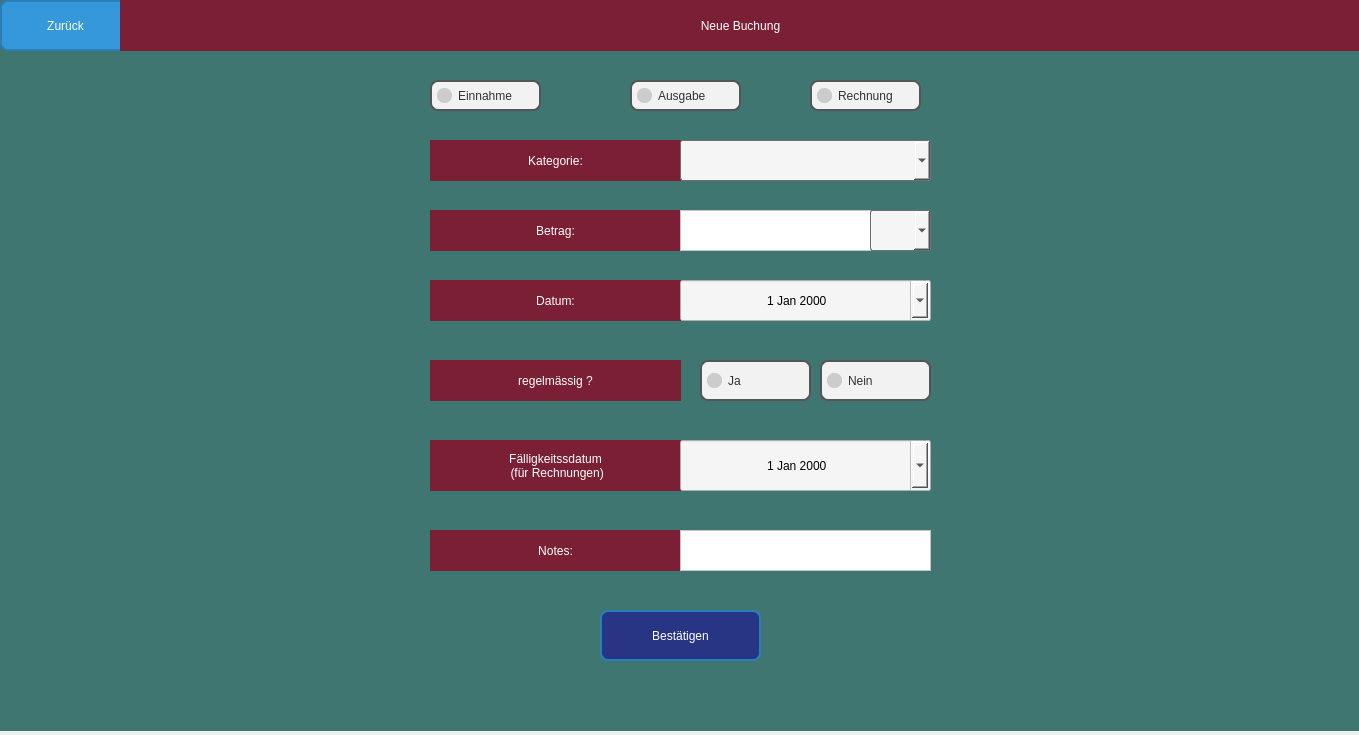
<?xml version="1.0" encoding="UTF-8"?>
<ui version="4.0">
 <class>NeueBuchung</class>
 <widget class="QWidget" name="NeueBuchung">
  <property name="geometry">
   <rect>
    <x>0</x>
    <y>0</y>
    <width>1359</width>
    <height>735</height>
   </rect>
  </property>
  <property name="sizePolicy">
   <sizepolicy hsizetype="Expanding" vsizetype="Expanding">
    <horstretch>0</horstretch>
    <verstretch>0</verstretch>
   </sizepolicy>
  </property>
  <property name="windowTitle">
   <string>Form</string>
  </property>
  <widget class="QLabel" name="label">
   <property name="geometry">
    <rect>
     <x>0</x>
     <y>0</y>
     <width>1361</width>
     <height>731</height>
    </rect>
   </property>
   <property name="styleSheet">
    <string notr="true">background-color: rgb(64, 118, 114);</string>
   </property>
   <property name="inputMethodHints">
    <set>Qt::ImhNone</set>
   </property>
   <property name="text">
    <string/>
   </property>
  </widget>
  <widget class="QLabel" name="Header">
   <property name="geometry">
    <rect>
     <x>120</x>
     <y>0</y>
     <width>1241</width>
     <height>51</height>
    </rect>
   </property>
   <property name="styleSheet">
    <string notr="true">background-color: rgb(122, 31, 52);
font: 600 italic 15pt &quot;Segoe UI&quot;;
color: rgb(255, 255, 255);

</string>
   </property>
   <property name="text">
    <string>Neue Buchung</string>
   </property>
   <property name="alignment">
    <set>Qt::AlignCenter</set>
   </property>
  </widget>
  <widget class="QPushButton" name="pushButtonZurueck">
   <property name="geometry">
    <rect>
     <x>0</x>
     <y>0</y>
     <width>131</width>
     <height>51</height>
    </rect>
   </property>
   <property name="styleSheet">
    <string notr="true">QPushButton {
    background-color: #3498db;
    color: #ffffff;
    font: 600 italic 15pt &quot;Segoe UI&quot;;
    padding: 10px 20px;
    border: 2px solid #2980b9;
    border-radius: 8px;
}

QPushButton:hover {
    background-color: #2980b9;
}

QPushButton:pressed {
    background-color: #1f618d;
}
</string>
   </property>
   <property name="text">
    <string>Zurück</string>
   </property>
  </widget>
  <widget class="QLabel" name="betragText">
   <property name="geometry">
    <rect>
     <x>430</x>
     <y>210</y>
     <width>251</width>
     <height>41</height>
    </rect>
   </property>
   <property name="styleSheet">
    <string notr="true">background-color: rgb(122, 31, 52);
font: 600 italic 15pt &quot;Segoe UI&quot;;
color: rgb(255, 255, 255);
</string>
   </property>
   <property name="text">
    <string>Betrag:</string>
   </property>
   <property name="alignment">
    <set>Qt::AlignCenter</set>
   </property>
  </widget>
  <widget class="QLabel" name="kategorieText">
   <property name="geometry">
    <rect>
     <x>430</x>
     <y>140</y>
     <width>251</width>
     <height>41</height>
    </rect>
   </property>
   <property name="styleSheet">
    <string notr="true">background-color: rgb(122, 31, 52);
font: 600 italic 15pt &quot;Segoe UI&quot;;
color: rgb(255, 255, 255);
</string>
   </property>
   <property name="text">
    <string>Kategorie:</string>
   </property>
   <property name="alignment">
    <set>Qt::AlignCenter</set>
   </property>
  </widget>
  <widget class="QLabel" name="datumText">
   <property name="geometry">
    <rect>
     <x>430</x>
     <y>280</y>
     <width>251</width>
     <height>41</height>
    </rect>
   </property>
   <property name="styleSheet">
    <string notr="true">background-color: rgb(122, 31, 52);
font: 600 italic 15pt &quot;Segoe UI&quot;;
color: rgb(255, 255, 255);
</string>
   </property>
   <property name="text">
    <string>Datum:</string>
   </property>
   <property name="alignment">
    <set>Qt::AlignCenter</set>
   </property>
  </widget>
  <widget class="QLabel" name="regelmaessigText">
   <property name="geometry">
    <rect>
     <x>430</x>
     <y>360</y>
     <width>251</width>
     <height>41</height>
    </rect>
   </property>
   <property name="styleSheet">
    <string notr="true">background-color: rgb(122, 31, 52);
font: 600 italic 15pt &quot;Segoe UI&quot;;
color: rgb(255, 255, 255);
</string>
   </property>
   <property name="text">
    <string>regelmässig ?</string>
   </property>
   <property name="alignment">
    <set>Qt::AlignCenter</set>
   </property>
  </widget>
  <widget class="QLabel" name="notesText">
   <property name="geometry">
    <rect>
     <x>430</x>
     <y>530</y>
     <width>251</width>
     <height>41</height>
    </rect>
   </property>
   <property name="styleSheet">
    <string notr="true">background-color: rgb(122, 31, 52);
font: 600 italic 15pt &quot;Segoe UI&quot;;
color: rgb(255, 255, 255);
</string>
   </property>
   <property name="text">
    <string>Notes:</string>
   </property>
   <property name="alignment">
    <set>Qt::AlignCenter</set>
   </property>
  </widget>
  <widget class="QPushButton" name="pushButtonBestaetigen">
   <property name="geometry">
    <rect>
     <x>600</x>
     <y>610</y>
     <width>161</width>
     <height>51</height>
    </rect>
   </property>
   <property name="styleSheet">
    <string notr="true">QPushButton {

        background-color: rgb(40, 53, 132);
    color: #ffffff;
    font: 600 italic 15pt &quot;Segoe UI&quot;;
    padding: 10px 20px;
    border: 2px solid #2980b9;
    border-radius: 8px;
}

QPushButton:hover {
    background-color: #2c82c9;
}

QPushButton:pressed {
    background-color: #1869ab;
}
</string>
   </property>
   <property name="text">
    <string>Bestätigen</string>
   </property>
  </widget>
  <widget class="QTextEdit" name="betrag">
   <property name="geometry">
    <rect>
     <x>680</x>
     <y>210</y>
     <width>191</width>
     <height>41</height>
    </rect>
   </property>
   <property name="font">
    <font>
     <family>Segoe UI</family>
     <pointsize>15</pointsize>
     <italic>true</italic>
     <fontweight>DemiBold</fontweight>
    </font>
   </property>
   <property name="cursor" stdset="0">
    <cursorShape>IBeamCursor</cursorShape>
   </property>
   <property name="styleSheet">
    <string notr="true">font: 600 italic 15pt &quot;Segoe UI&quot;;
background-color: rgb(255, 255, 255);
color: rgb(0, 0, 0);</string>
   </property>
   <property name="inputMethodHints">
    <set>Qt::ImhMultiLine</set>
   </property>
   <property name="html">
    <string>&lt;!DOCTYPE HTML PUBLIC &quot;-//W3C//DTD HTML 4.0//EN&quot; &quot;http://www.w3.org/TR/REC-html40/strict.dtd&quot;&gt;
&lt;html&gt;&lt;head&gt;&lt;meta name=&quot;qrichtext&quot; content=&quot;1&quot; /&gt;&lt;meta charset=&quot;utf-8&quot; /&gt;&lt;style type=&quot;text/css&quot;&gt;
p, li { white-space: pre-wrap; }
hr { height: 1px; border-width: 0; }
li.unchecked::marker { content: &quot;\2610&quot;; }
li.checked::marker { content: &quot;\2612&quot;; }
&lt;/style&gt;&lt;/head&gt;&lt;body style=&quot; font-family:'Segoe UI'; font-size:15pt; font-weight:600; font-style:italic;&quot;&gt;
&lt;p align=&quot;center&quot; style=&quot;-qt-paragraph-type:empty; margin-top:0px; margin-bottom:0px; margin-left:0px; margin-right:0px; -qt-block-indent:0; text-indent:0px;&quot;&gt;&lt;br /&gt;&lt;/p&gt;&lt;/body&gt;&lt;/html&gt;</string>
   </property>
  </widget>
  <widget class="QTextEdit" name="notes">
   <property name="geometry">
    <rect>
     <x>680</x>
     <y>530</y>
     <width>251</width>
     <height>41</height>
    </rect>
   </property>
   <property name="font">
    <font>
     <family>Segoe UI</family>
     <pointsize>15</pointsize>
     <italic>true</italic>
     <fontweight>DemiBold</fontweight>
    </font>
   </property>
   <property name="cursor" stdset="0">
    <cursorShape>IBeamCursor</cursorShape>
   </property>
   <property name="styleSheet">
    <string notr="true">font: 600 italic 15pt &quot;Segoe UI&quot;;
background-color: rgb(255, 255, 255);
color: rgb(0, 0, 0);</string>
   </property>
   <property name="html">
    <string>&lt;!DOCTYPE HTML PUBLIC &quot;-//W3C//DTD HTML 4.0//EN&quot; &quot;http://www.w3.org/TR/REC-html40/strict.dtd&quot;&gt;
&lt;html&gt;&lt;head&gt;&lt;meta name=&quot;qrichtext&quot; content=&quot;1&quot; /&gt;&lt;meta charset=&quot;utf-8&quot; /&gt;&lt;style type=&quot;text/css&quot;&gt;
p, li { white-space: pre-wrap; }
hr { height: 1px; border-width: 0; }
li.unchecked::marker { content: &quot;\2610&quot;; }
li.checked::marker { content: &quot;\2612&quot;; }
&lt;/style&gt;&lt;/head&gt;&lt;body style=&quot; font-family:'Segoe UI'; font-size:15pt; font-weight:600; font-style:italic;&quot;&gt;
&lt;p align=&quot;center&quot; style=&quot;-qt-paragraph-type:empty; margin-top:0px; margin-bottom:0px; margin-left:0px; margin-right:0px; -qt-block-indent:0; text-indent:0px;&quot;&gt;&lt;br /&gt;&lt;/p&gt;&lt;/body&gt;&lt;/html&gt;</string>
   </property>
  </widget>
  <widget class="QRadioButton" name="radioButtonEinnahme">
   <property name="geometry">
    <rect>
     <x>430</x>
     <y>80</y>
     <width>111</width>
     <height>31</height>
    </rect>
   </property>
   <property name="cursor">
    <cursorShape>PointingHandCursor</cursorShape>
   </property>
   <property name="styleSheet">
    <string notr="true">
QRadioButton {
    padding: 5px;
    border: 2px solid #555;
    border-radius: 8px;
    background-color: #f2f2f2;
    color: #333;
}


QRadioButton:checked {
    background-color: #66bb6a;
    color: white;
}


QRadioButton::indicator {
    width: 15px;
    height: 15px;
    border-radius: 7px;
    background-color: #ccc;
}


QRadioButton::indicator:checked {
    background-color: #66bb6a;
}
</string>
   </property>
   <property name="text">
    <string>Einnahme</string>
   </property>
   <attribute name="buttonGroup">
    <string notr="true">buttonGroupTyp_2</string>
   </attribute>
  </widget>
  <widget class="QRadioButton" name="radioButtonAusgabe">
   <property name="geometry">
    <rect>
     <x>630</x>
     <y>80</y>
     <width>111</width>
     <height>31</height>
    </rect>
   </property>
   <property name="cursor">
    <cursorShape>PointingHandCursor</cursorShape>
   </property>
   <property name="styleSheet">
    <string notr="true">
QRadioButton {
    padding: 5px;
    border: 2px solid #555;
    border-radius: 8px;
    background-color: #f2f2f2;
    color: #333;
}


QRadioButton:checked {
    background-color: #66bb6a;
    color: white;
}


QRadioButton::indicator {
    width: 15px;
    height: 15px;
    border-radius: 7px;
    background-color: #ccc;
}


QRadioButton::indicator:checked {
    background-color: #66bb6a;
}
</string>
   </property>
   <property name="text">
    <string>Ausgabe</string>
   </property>
   <attribute name="buttonGroup">
    <string notr="true">buttonGroupTyp_2</string>
   </attribute>
  </widget>
  <widget class="QRadioButton" name="radioButtonRechnung">
   <property name="geometry">
    <rect>
     <x>810</x>
     <y>80</y>
     <width>111</width>
     <height>31</height>
    </rect>
   </property>
   <property name="cursor">
    <cursorShape>PointingHandCursor</cursorShape>
   </property>
   <property name="styleSheet">
    <string notr="true">QRadioButton {
    padding: 5px;
    border: 2px solid #555;
    border-radius: 8px;
    background-color: #f2f2f2;
    color: #333;
}


QRadioButton:checked {
    background-color: #66bb6a;
    color: white;
}


QRadioButton::indicator {
    width: 15px;
    height: 15px;
    border-radius: 7px;
    background-color: #ccc;
}

QRadioButton::indicator:checked {
    background-color: #66bb6a;
}
</string>
   </property>
   <property name="text">
    <string>Rechnung</string>
   </property>
   <attribute name="buttonGroup">
    <string notr="true">buttonGroupTyp_2</string>
   </attribute>
  </widget>
  <widget class="QDateEdit" name="dateEditDatum">
   <property name="geometry">
    <rect>
     <x>680</x>
     <y>280</y>
     <width>251</width>
     <height>41</height>
    </rect>
   </property>
   <property name="cursor">
    <cursorShape>PointingHandCursor</cursorShape>
   </property>
   <property name="styleSheet">
    <string notr="true">QDateEdit {

        font: 600 italic 15pt &quot;Segoe UI&quot;;
        color: rgb(0, 0, 0);
    padding: 5px;
    background-color: #f5f5f5;
    selection-background-color: #66bb6a;
}

QDateEdit::drop-down {
    width: 20px;
    image: url(':/icons/calendar_icon.png');
    subcontrol-position:
    subcontrol-origin: padding;
    right: 5px;
}

QDateEdit::down-arrow {
    image: none;
}

QDateEdit::down-arrow:hover {
    background-color: #ddd;
}</string>
   </property>
   <property name="wrapping">
    <bool>false</bool>
   </property>
   <property name="alignment">
    <set>Qt::AlignCenter</set>
   </property>
   <property name="calendarPopup">
    <bool>true</bool>
   </property>
  </widget>
  <widget class="QLabel" name="faelligkeitsdatumText">
   <property name="geometry">
    <rect>
     <x>430</x>
     <y>440</y>
     <width>251</width>
     <height>51</height>
    </rect>
   </property>
   <property name="styleSheet">
    <string notr="true">background-color: rgb(122, 31, 52);
font: 600 italic 15pt &quot;Segoe UI&quot;;
color: rgb(255, 255, 255);
</string>
   </property>
   <property name="text">
    <string>Fälligkeitssdatum
 (für Rechnungen)</string>
   </property>
   <property name="alignment">
    <set>Qt::AlignCenter</set>
   </property>
  </widget>
  <widget class="QDateEdit" name="dateEditFaelligkeitsdatum">
   <property name="geometry">
    <rect>
     <x>680</x>
     <y>440</y>
     <width>251</width>
     <height>51</height>
    </rect>
   </property>
   <property name="cursor">
    <cursorShape>PointingHandCursor</cursorShape>
   </property>
   <property name="styleSheet">
    <string notr="true">QDateEdit {

        font: 600 italic 15pt &quot;Segoe UI&quot;;
        color: rgb(0, 0, 0);
    padding: 5px;
    background-color: #f5f5f5;
    selection-background-color: #66bb6a;
}

QDateEdit::drop-down {
    width: 20px;
    image: url(':/icons/calendar_icon.png');
    subcontrol-position:
    subcontrol-origin: padding;
    right: 5px;
}

QDateEdit::down-arrow {
    image: none;
}

QDateEdit::down-arrow:hover {
    background-color: #ddd;
}</string>
   </property>
   <property name="wrapping">
    <bool>false</bool>
   </property>
   <property name="alignment">
    <set>Qt::AlignCenter</set>
   </property>
   <property name="calendarPopup">
    <bool>true</bool>
   </property>
  </widget>
  <widget class="QRadioButton" name="radioButtonJa">
   <property name="geometry">
    <rect>
     <x>700</x>
     <y>360</y>
     <width>111</width>
     <height>41</height>
    </rect>
   </property>
   <property name="cursor">
    <cursorShape>PointingHandCursor</cursorShape>
   </property>
   <property name="styleSheet">
    <string notr="true">
QRadioButton {
    padding: 5px;
    border: 2px solid #555;
    border-radius: 8px;
    background-color: #f2f2f2;
    color: #333;
}


QRadioButton:checked {
    background-color: #66bb6a;
    color: white;
}


QRadioButton::indicator {
    width: 15px;
    height: 15px;
    border-radius: 7px;
    background-color: #ccc;
}


QRadioButton::indicator:checked {
    background-color: #66bb6a;
}
</string>
   </property>
   <property name="text">
    <string>Ja</string>
   </property>
   <attribute name="buttonGroup">
    <string notr="true">buttonGroupRegelmaessig</string>
   </attribute>
  </widget>
  <widget class="QRadioButton" name="radioButtonNein">
   <property name="geometry">
    <rect>
     <x>820</x>
     <y>360</y>
     <width>111</width>
     <height>41</height>
    </rect>
   </property>
   <property name="cursor">
    <cursorShape>PointingHandCursor</cursorShape>
   </property>
   <property name="styleSheet">
    <string notr="true">QRadioButton {
    padding: 5px;
    border: 2px solid #555;
    border-radius: 8px;
    background-color: #f2f2f2;
    color: #333;
}


QRadioButton:checked {
    background-color: #66bb6a;
    color: white;
}


QRadioButton::indicator {
    width: 15px;
    height: 15px;
    border-radius: 7px;
    background-color: #ccc;
}


QRadioButton::indicator:checked {
    background-color: #66bb6a;
}
</string>
   </property>
   <property name="text">
    <string>Nein</string>
   </property>
   <attribute name="buttonGroup">
    <string notr="true">buttonGroupRegelmaessig</string>
   </attribute>
  </widget>
  <widget class="QComboBox" name="comboBox">
   <property name="geometry">
    <rect>
     <x>680</x>
     <y>140</y>
     <width>251</width>
     <height>41</height>
    </rect>
   </property>
   <property name="cursor">
    <cursorShape>PointingHandCursor</cursorShape>
   </property>
   <property name="styleSheet">
    <string notr="true">QComboBox {
        font: 600 italic 15pt &quot;Segoe UI&quot;;
        color: rgb(0, 0, 0);
    padding: 5px;
    background-color: #f5f5f5;
    selection-background-color: #66bb6a;
    border: 1px solid #707070;
    border-radius: 3px;
}
</string>
   </property>
  </widget>
  <widget class="QComboBox" name="comboBox_2">
   <property name="geometry">
    <rect>
     <x>870</x>
     <y>210</y>
     <width>61</width>
     <height>41</height>
    </rect>
   </property>
   <property name="styleSheet">
    <string notr="true">QComboBox {
        font: 600 italic 15pt &quot;Segoe UI&quot;;
        color: rgb(0, 0, 0);
    padding: 5px;
    background-color: #f5f5f5;
    selection-background-color: #66bb6a;
    border: 1px solid #707070;
    border-radius: 3px;
}
</string>
   </property>
  </widget>
  <zorder>label</zorder>
  <zorder>pushButtonZurueck</zorder>
  <zorder>betragText</zorder>
  <zorder>kategorieText</zorder>
  <zorder>datumText</zorder>
  <zorder>regelmaessigText</zorder>
  <zorder>notesText</zorder>
  <zorder>Header</zorder>
  <zorder>pushButtonBestaetigen</zorder>
  <zorder>betrag</zorder>
  <zorder>notes</zorder>
  <zorder>radioButtonEinnahme</zorder>
  <zorder>radioButtonAusgabe</zorder>
  <zorder>radioButtonRechnung</zorder>
  <zorder>dateEditDatum</zorder>
  <zorder>faelligkeitsdatumText</zorder>
  <zorder>dateEditFaelligkeitsdatum</zorder>
  <zorder>radioButtonJa</zorder>
  <zorder>radioButtonNein</zorder>
  <zorder>comboBox</zorder>
  <zorder>comboBox_2</zorder>
 </widget>
 <resources/>
 <connections/>
 <buttongroups>
  <buttongroup name="buttonGroupRegelmaessig"/>
  <buttongroup name="buttonGroupTyp_2"/>
 </buttongroups>
</ui>
